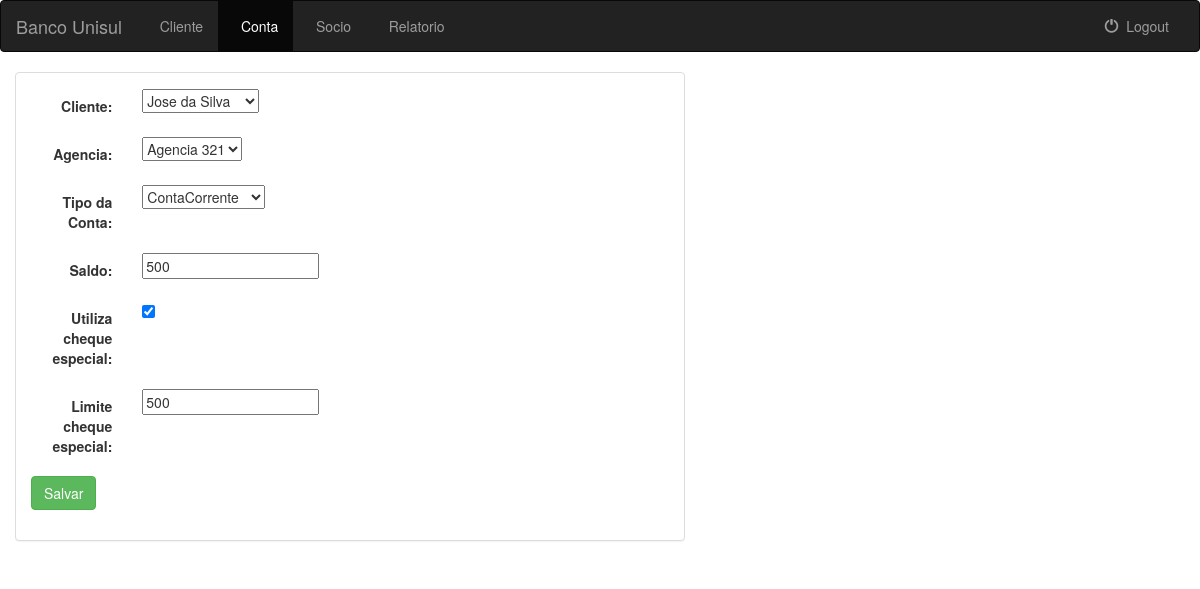
Screenshot of /alt_conta/1/ (signed in) with the database file from the repository.
### banco_unisul/models.py (models this page shows, shortened)
class Conta(models.Model):
    TIPO_CONTA = (
        (1, 'ContaCorrente'),
        (2, 'ContaPoupanca'),
    )
    agencia = models.ForeignKey(Agencia, on_delete=models.CASCADE)
    cliente = models.ForeignKey(Cliente, on_delete=models.CASCADE)
    tpconta = models.IntegerField("Tipo da Conta", choices=TIPO_CONTA)
    saldo = models.IntegerField()
    chespecial = models.IntegerField("Limite cheque especial")
    flespecial = models.BooleanField("Utiliza cheque especial")
    class META:
        unique_together = (("cliente", "tpconta"),)

class Agencia(models.Model):
    agencia = models.CharField(max_length=10)
    def __str__(self):
        return 'Agencia ' + str(self.agencia)

### banco_unisul/views.py (the view)
# urls.py: url(r'^alt_conta/(?P<pk>[0-9]+)/$', views.ContaUpdate.as_view(), name='conta-update'),
class ContaUpdate(LoginRequiredMixin, UpdateView):
    model = Conta
    fields = ['cliente', 'agencia', 'tpconta', 'saldo', 'flespecial', 'chespecial']

### banco_unisul/models.py (called while the page is built)
    def __str__(self):
        return self.nome

### templates/banco_unisul/conta_form.html (shortened to what this page needs)
{% extends 'banco_unisul/baseinterno.html' %}
{% block cad_conta %}active{% endblock %}
{% block body %}
    <div class="container-fluid">
        <div class="row">
            <div class="col-sm12 col-md-7">
                <div class="panel panel-default">
                    <div class="panel-body">
                        <form class="form-horizontal" action="" method="post" enctype="multipart/form-data">
                            {% include 'banco_unisul/form-template.html' with cliente=conta.cliente %}
                            <div class="form-group">
                                <div class=" col-sm-offset2 col-sm-10">
                                    <button type="submit" class="btn btn-success">Salvar</button>
                                </div>
                            </div>
                        </form>
                    </div>
                </div>
            </div>
        </div>
    </div>
{% endblock %}

### templates/banco_unisul/form-template.html (shortened to what this page needs)
{% for field in form %}
    <div class="form-group">
        <div class="col-sm-offset-2 col-sm-10">
        </div>
        <label class="control-label col-sm-2">{{ field.label_tag }}</label>
        <div class="col-sm-10">{{ field }}</div>
    </div>
{% endfor %}

### rows the page displays
Conta: form "Jose da Silva" "ContaCorrente" "500" "☑" "500"
Agencia: form "Agencia 321"

### other values shown
{{ field.label_tag }} "Cliente:" "Agencia:" "Tipo da Conta:" "Saldo:" "Utiliza cheque especial:" "Limite cheque especial:"
